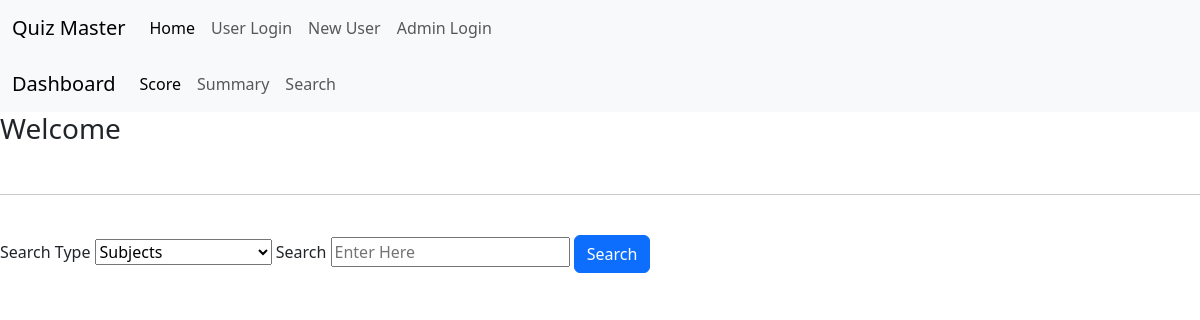
Page /user_dash/search/6 on the earlier database version.
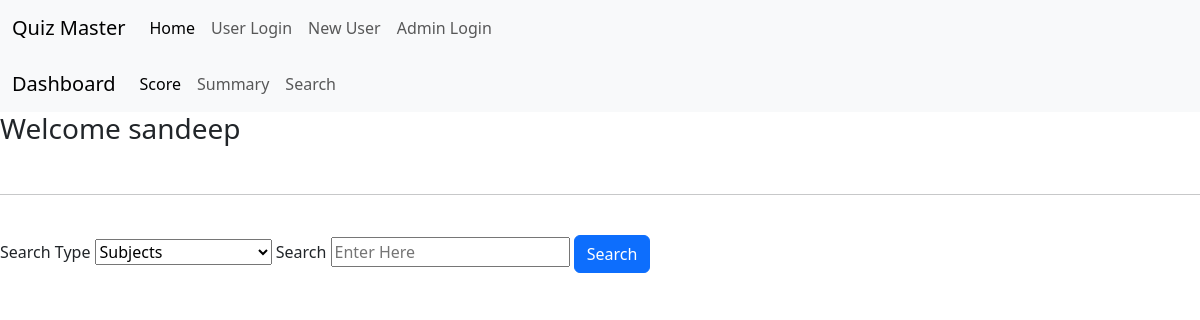
Same page on the later database version.
### application/models.py (models this page shows, shortened)
class User(db.Model):
    id=db.Column(db.Integer, primary_key=True)
    name=db.Column(db.String(80), unique=True, nullable=False)
    username=db.Column(db.String(120), unique=True, nullable=False)
    password=db.Column(db.String(80), nullable=False)
    qualification=db.Column(db.String(80), nullable=False)
    dob=db.Column(db.String(80), nullable=False)
    type=db.Column(db.String(80), nullable=False)
    scores=db.relationship('Scores', backref='user', lazy=True)

### application/controllers.py (the view)
@app.route('/user_dash/search/<int:id>',methods=['GET'])
def user_search(id):
    user=User.query.filter_by(id=id).first()
    return render_template('user_search.html',user=user)

### templates/user_search.html (shortened to what this page needs)
{% extends 'base.html' %}
{% block content %}
<nav class="navbar navbar-expand-lg bg-body-tertiary">
    <div class="container-fluid">
      <a class="navbar-brand" href="/">Quiz Master</a>
      <div class="collapse navbar-collapse" id="navbarNav">
        <ul class="navbar-nav">
          <li class="nav-item">
            <a class="nav-link active" aria-current="page" href="/">Home</a>
          </li>
          <li class="nav-item">
            <a class="nav-link" href="/login">User Login</a>
          </li>
          <li class="nav-item">
            <a class="nav-link" href="/register">New User</a>
          </li>
          <li class="nav-item">
            <a class="nav-link" href="/admin">Admin Login</a>
          </li>
        </ul>
      </div>
    </div>
  </nav>
  <nav class="navbar navbar-expand-lg bg-body-tertiary">
    <div class="container-fluid">
      <a class="navbar-brand" href="/user_dash/{{user.id}}">Dashboard</a>
      <div class="collapse navbar-collapse" id="navbarSupportedContent">
        <ul class="navbar-nav me-auto mb-2 mb-lg-0">
          <li class="nav-item">
            <a class="nav-link active" aria-current="page" href="/user_dash/score/{{user.id}}">Score</a>
          </li>
          <li class="nav-item">
            <a class="nav-link" href="/user_dash/summary/{{user.id}}">Summary</a>
          </li>
          <li class="nav-item">
            <a class="nav-link" href="/user_dash/search/{{user.id}}">Search</a>
          </li>
        </ul>
      </div>
    </div>
  </nav>
<h3>Welcome {{user.name}}</h3>
<br>
<hr>
<br>
<div>
<form  action="/user_dash/search_result/{{user.id}}">
    <label for="type" >Search Type</label>
    <select  id="type" name="type" required>
      <option value="Subject">Subjects</option>
    </select>
    <label for="search" >Search</label>
    <input type="text"  id="search" name="search" placeholder="Enter Here" required>
  <button type="submit" class="btn btn-primary">Search</button>
</form>
</div>
{% endblock %}

Differences in the rows shown:
added User: name "sandeep"
